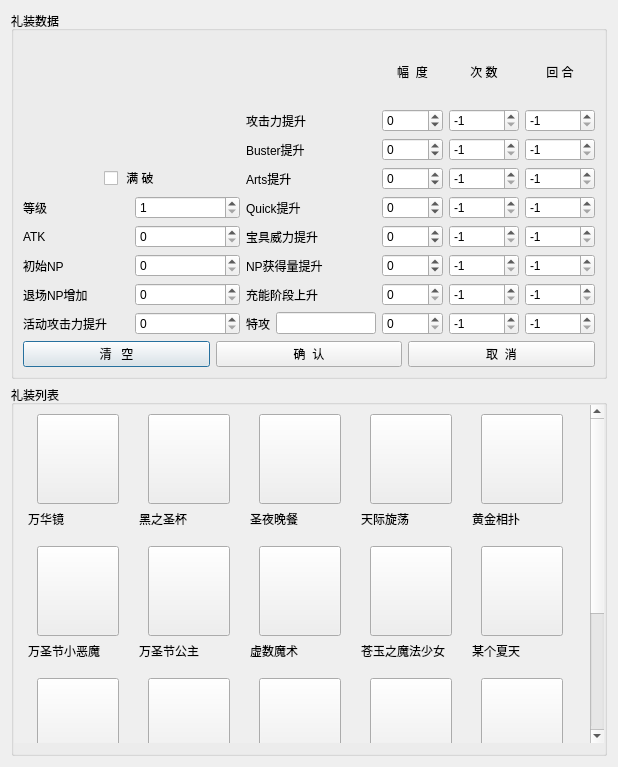
<?xml version="1.0" encoding="UTF-8"?>
<ui version="4.0">
 <class>Dialog</class>
 <widget class="QDialog" name="Dialog">
  <property name="geometry">
   <rect>
    <x>0</x>
    <y>0</y>
    <width>614</width>
    <height>767</height>
   </rect>
  </property>
  <property name="windowTitle">
   <string>选择概念礼装</string>
  </property>
  <layout class="QVBoxLayout" name="verticalLayout">
   <item>
    <widget class="QGroupBox" name="groupBox">
     <property name="title">
      <string>礼装数据</string>
     </property>
     <layout class="QVBoxLayout" name="verticalLayout_3">
      <item>
       <layout class="QHBoxLayout" name="horizontalLayout_2">
        <item>
         <layout class="QVBoxLayout" name="verticalLayout_2">
          <item>
           <layout class="QHBoxLayout" name="horizontalLayout_4">
            <item>
             <widget class="QLabel" name="label_costume_pic">
              <property name="minimumSize">
               <size>
                <width>110</width>
                <height>120</height>
               </size>
              </property>
              <property name="maximumSize">
               <size>
                <width>110</width>
                <height>120</height>
               </size>
              </property>
              <property name="frameShape">
               <enum>QFrame::NoFrame</enum>
              </property>
              <property name="frameShadow">
               <enum>QFrame::Plain</enum>
              </property>
              <property name="lineWidth">
               <number>1</number>
              </property>
              <property name="text">
               <string/>
              </property>
             </widget>
            </item>
           </layout>
          </item>
          <item>
           <layout class="QHBoxLayout" name="horizontalLayout_11">
            <item>
             <spacer name="horizontalSpacer_2">
              <property name="orientation">
               <enum>Qt::Horizontal</enum>
              </property>
              <property name="sizeHint" stdset="0">
               <size>
                <width>40</width>
                <height>20</height>
               </size>
              </property>
             </spacer>
            </item>
            <item>
             <widget class="QCheckBox" name="check_full">
              <property name="text">
               <string> 满 破</string>
              </property>
             </widget>
            </item>
            <item>
             <spacer name="horizontalSpacer">
              <property name="orientation">
               <enum>Qt::Horizontal</enum>
              </property>
              <property name="sizeHint" stdset="0">
               <size>
                <width>40</width>
                <height>20</height>
               </size>
              </property>
             </spacer>
            </item>
           </layout>
          </item>
          <item>
           <layout class="QGridLayout" name="gridLayout_5">
            <item row="0" column="0">
             <widget class="QLabel" name="label_11">
              <property name="text">
               <string>等级</string>
              </property>
             </widget>
            </item>
            <item row="0" column="1">
             <widget class="QSpinBox" name="box_level">
              <property name="minimum">
               <number>1</number>
              </property>
              <property name="maximum">
               <number>100</number>
              </property>
             </widget>
            </item>
            <item row="1" column="1">
             <widget class="QSpinBox" name="box_atk">
              <property name="maximum">
               <number>10000</number>
              </property>
             </widget>
            </item>
            <item row="2" column="1">
             <widget class="QSpinBox" name="box_np_start">
              <property name="maximum">
               <number>500</number>
              </property>
             </widget>
            </item>
            <item row="1" column="0">
             <widget class="QLabel" name="label_12">
              <property name="text">
               <string>ATK</string>
              </property>
             </widget>
            </item>
            <item row="2" column="0">
             <widget class="QLabel" name="label_10">
              <property name="text">
               <string>初始NP</string>
              </property>
             </widget>
            </item>
            <item row="3" column="1">
             <widget class="QSpinBox" name="box_np_end">
              <property name="maximum">
               <number>500</number>
              </property>
             </widget>
            </item>
            <item row="3" column="0">
             <widget class="QLabel" name="label_28">
              <property name="text">
               <string>退场NP增加 </string>
              </property>
             </widget>
            </item>
            <item row="4" column="0">
             <widget class="QLabel" name="label_33">
              <property name="text">
               <string>活动攻击力提升</string>
              </property>
             </widget>
            </item>
            <item row="4" column="1">
             <widget class="QSpinBox" name="box_np_event">
              <property name="maximum">
               <number>500</number>
              </property>
             </widget>
            </item>
           </layout>
          </item>
         </layout>
        </item>
        <item>
         <layout class="QGridLayout" name="gridLayout">
          <item row="4" column="4">
           <widget class="QSpinBox" name="box_quick_round">
            <property name="minimum">
             <number>-1</number>
            </property>
            <property name="value">
             <number>-1</number>
            </property>
           </widget>
          </item>
          <item row="8" column="3">
           <widget class="QSpinBox" name="box_attribute_times">
            <property name="minimum">
             <number>-1</number>
            </property>
            <property name="value">
             <number>-1</number>
            </property>
           </widget>
          </item>
          <item row="5" column="1">
           <widget class="QLabel" name="label_5">
            <property name="sizePolicy">
             <sizepolicy hsizetype="Minimum" vsizetype="Preferred">
              <horstretch>0</horstretch>
              <verstretch>0</verstretch>
             </sizepolicy>
            </property>
            <property name="text">
             <string>宝具威力提升</string>
            </property>
           </widget>
          </item>
          <item row="2" column="4">
           <widget class="QSpinBox" name="box_buster_round">
            <property name="minimum">
             <number>-1</number>
            </property>
            <property name="value">
             <number>-1</number>
            </property>
           </widget>
          </item>
          <item row="0" column="2">
           <widget class="QLabel" name="label_29">
            <property name="sizePolicy">
             <sizepolicy hsizetype="Minimum" vsizetype="Preferred">
              <horstretch>0</horstretch>
              <verstretch>0</verstretch>
             </sizepolicy>
            </property>
            <property name="text">
             <string>幅  度</string>
            </property>
            <property name="alignment">
             <set>Qt::AlignCenter</set>
            </property>
           </widget>
          </item>
          <item row="1" column="1">
           <widget class="QLabel" name="label_4">
            <property name="sizePolicy">
             <sizepolicy hsizetype="Minimum" vsizetype="Preferred">
              <horstretch>0</horstretch>
              <verstretch>0</verstretch>
             </sizepolicy>
            </property>
            <property name="text">
             <string>攻击力提升</string>
            </property>
           </widget>
          </item>
          <item row="1" column="2">
           <widget class="QSpinBox" name="box_attack">
            <property name="minimum">
             <number>-1000</number>
            </property>
            <property name="maximum">
             <number>1000</number>
            </property>
           </widget>
          </item>
          <item row="7" column="1">
           <widget class="QLabel" name="label_32">
            <property name="sizePolicy">
             <sizepolicy hsizetype="Minimum" vsizetype="Preferred">
              <horstretch>0</horstretch>
              <verstretch>0</verstretch>
             </sizepolicy>
            </property>
            <property name="text">
             <string>充能阶段上升</string>
            </property>
           </widget>
          </item>
          <item row="8" column="2">
           <layout class="QHBoxLayout" name="horizontalLayout">
            <item>
             <widget class="QSpinBox" name="box_attribute">
              <property name="sizePolicy">
               <sizepolicy hsizetype="Expanding" vsizetype="Fixed">
                <horstretch>0</horstretch>
                <verstretch>0</verstretch>
               </sizepolicy>
              </property>
              <property name="maximum">
               <number>10000</number>
              </property>
             </widget>
            </item>
           </layout>
          </item>
          <item row="7" column="2">
           <widget class="QSpinBox" name="box_oc">
            <property name="maximum">
             <number>4</number>
            </property>
           </widget>
          </item>
          <item row="6" column="3">
           <widget class="QSpinBox" name="box_np_gain_times">
            <property name="minimum">
             <number>-1</number>
            </property>
            <property name="value">
             <number>-1</number>
            </property>
           </widget>
          </item>
          <item row="7" column="4">
           <widget class="QSpinBox" name="box_oc_round">
            <property name="minimum">
             <number>-1</number>
            </property>
            <property name="value">
             <number>-1</number>
            </property>
           </widget>
          </item>
          <item row="0" column="4">
           <widget class="QLabel" name="label_31">
            <property name="sizePolicy">
             <sizepolicy hsizetype="Minimum" vsizetype="Preferred">
              <horstretch>0</horstretch>
              <verstretch>0</verstretch>
             </sizepolicy>
            </property>
            <property name="minimumSize">
             <size>
              <width>70</width>
              <height>0</height>
             </size>
            </property>
            <property name="maximumSize">
             <size>
              <width>50</width>
              <height>16777215</height>
             </size>
            </property>
            <property name="text">
             <string>回 合</string>
            </property>
            <property name="alignment">
             <set>Qt::AlignCenter</set>
            </property>
           </widget>
          </item>
          <item row="7" column="3">
           <widget class="QSpinBox" name="box_oc_times">
            <property name="minimum">
             <number>-1</number>
            </property>
            <property name="value">
             <number>-1</number>
            </property>
           </widget>
          </item>
          <item row="3" column="2">
           <widget class="QSpinBox" name="box_arts">
            <property name="minimum">
             <number>-1000</number>
            </property>
            <property name="maximum">
             <number>1000</number>
            </property>
           </widget>
          </item>
          <item row="1" column="3">
           <widget class="QSpinBox" name="box_attack_times">
            <property name="minimum">
             <number>-1</number>
            </property>
            <property name="value">
             <number>-1</number>
            </property>
           </widget>
          </item>
          <item row="2" column="1">
           <widget class="QLabel" name="label">
            <property name="sizePolicy">
             <sizepolicy hsizetype="Minimum" vsizetype="Preferred">
              <horstretch>0</horstretch>
              <verstretch>0</verstretch>
             </sizepolicy>
            </property>
            <property name="text">
             <string>Buster提升</string>
            </property>
           </widget>
          </item>
          <item row="5" column="3">
           <widget class="QSpinBox" name="box_np_times">
            <property name="minimum">
             <number>-1</number>
            </property>
            <property name="value">
             <number>-1</number>
            </property>
           </widget>
          </item>
          <item row="5" column="2">
           <widget class="QSpinBox" name="box_np">
            <property name="minimum">
             <number>-1000</number>
            </property>
            <property name="maximum">
             <number>1000</number>
            </property>
           </widget>
          </item>
          <item row="2" column="2">
           <widget class="QSpinBox" name="box_buster">
            <property name="minimum">
             <number>-1000</number>
            </property>
            <property name="maximum">
             <number>1000</number>
            </property>
           </widget>
          </item>
          <item row="4" column="3">
           <widget class="QSpinBox" name="box_quick_times">
            <property name="minimum">
             <number>-1</number>
            </property>
            <property name="value">
             <number>-1</number>
            </property>
           </widget>
          </item>
          <item row="3" column="3">
           <widget class="QSpinBox" name="box_arts_times">
            <property name="minimum">
             <number>-1</number>
            </property>
            <property name="value">
             <number>-1</number>
            </property>
           </widget>
          </item>
          <item row="6" column="2">
           <widget class="QSpinBox" name="box_np_gain">
            <property name="minimum">
             <number>-1000</number>
            </property>
            <property name="maximum">
             <number>1000</number>
            </property>
           </widget>
          </item>
          <item row="3" column="4">
           <widget class="QSpinBox" name="box_arts_round">
            <property name="minimum">
             <number>-1</number>
            </property>
            <property name="value">
             <number>-1</number>
            </property>
           </widget>
          </item>
          <item row="6" column="4">
           <widget class="QSpinBox" name="box_np_gain_round">
            <property name="minimum">
             <number>-1</number>
            </property>
            <property name="value">
             <number>-1</number>
            </property>
           </widget>
          </item>
          <item row="3" column="1">
           <widget class="QLabel" name="label_2">
            <property name="sizePolicy">
             <sizepolicy hsizetype="Minimum" vsizetype="Preferred">
              <horstretch>0</horstretch>
              <verstretch>0</verstretch>
             </sizepolicy>
            </property>
            <property name="text">
             <string>Arts提升</string>
            </property>
           </widget>
          </item>
          <item row="1" column="4">
           <widget class="QSpinBox" name="box_attack_round">
            <property name="minimum">
             <number>-1</number>
            </property>
            <property name="value">
             <number>-1</number>
            </property>
           </widget>
          </item>
          <item row="5" column="4">
           <widget class="QSpinBox" name="box_np_round">
            <property name="minimum">
             <number>-1</number>
            </property>
            <property name="value">
             <number>-1</number>
            </property>
           </widget>
          </item>
          <item row="8" column="1">
           <layout class="QHBoxLayout" name="horizontalLayout_3">
            <item>
             <widget class="QLabel" name="label_35">
              <property name="text">
               <string>特攻</string>
              </property>
             </widget>
            </item>
            <item>
             <widget class="QLineEdit" name="lineEdit_attribute">
              <property name="maximumSize">
               <size>
                <width>100</width>
                <height>16777215</height>
               </size>
              </property>
             </widget>
            </item>
           </layout>
          </item>
          <item row="6" column="1">
           <widget class="QLabel" name="label_6">
            <property name="sizePolicy">
             <sizepolicy hsizetype="Minimum" vsizetype="Preferred">
              <horstretch>0</horstretch>
              <verstretch>0</verstretch>
             </sizepolicy>
            </property>
            <property name="text">
             <string>NP获得量提升</string>
            </property>
           </widget>
          </item>
          <item row="4" column="2">
           <widget class="QSpinBox" name="box_quick">
            <property name="minimum">
             <number>-1000</number>
            </property>
            <property name="maximum">
             <number>1000</number>
            </property>
           </widget>
          </item>
          <item row="8" column="4">
           <widget class="QSpinBox" name="box_attribute_round">
            <property name="minimum">
             <number>-1</number>
            </property>
            <property name="value">
             <number>-1</number>
            </property>
           </widget>
          </item>
          <item row="4" column="1">
           <widget class="QLabel" name="label_3">
            <property name="sizePolicy">
             <sizepolicy hsizetype="Minimum" vsizetype="Preferred">
              <horstretch>0</horstretch>
              <verstretch>0</verstretch>
             </sizepolicy>
            </property>
            <property name="text">
             <string>Quick提升</string>
            </property>
           </widget>
          </item>
          <item row="0" column="3">
           <widget class="QLabel" name="label_30">
            <property name="sizePolicy">
             <sizepolicy hsizetype="Minimum" vsizetype="Preferred">
              <horstretch>0</horstretch>
              <verstretch>0</verstretch>
             </sizepolicy>
            </property>
            <property name="minimumSize">
             <size>
              <width>70</width>
              <height>0</height>
             </size>
            </property>
            <property name="maximumSize">
             <size>
              <width>100</width>
              <height>16777215</height>
             </size>
            </property>
            <property name="text">
             <string>次 数</string>
            </property>
            <property name="alignment">
             <set>Qt::AlignCenter</set>
            </property>
           </widget>
          </item>
          <item row="2" column="3">
           <widget class="QSpinBox" name="box_buster_times">
            <property name="minimum">
             <number>-1</number>
            </property>
            <property name="value">
             <number>-1</number>
            </property>
           </widget>
          </item>
         </layout>
        </item>
       </layout>
      </item>
      <item>
       <layout class="QHBoxLayout" name="horizontalLayout_19">
        <item>
         <widget class="QPushButton" name="btn_reset">
          <property name="text">
           <string>清   空</string>
          </property>
         </widget>
        </item>
        <item>
         <widget class="QPushButton" name="btn_confirm">
          <property name="text">
           <string>确  认</string>
          </property>
         </widget>
        </item>
        <item>
         <widget class="QPushButton" name="btn_cancle">
          <property name="text">
           <string>取  消</string>
          </property>
         </widget>
        </item>
       </layout>
      </item>
     </layout>
    </widget>
   </item>
   <item>
    <widget class="QGroupBox" name="groupBox_2">
     <property name="title">
      <string>礼装列表</string>
     </property>
     <layout class="QVBoxLayout" name="verticalLayout_4">
      <property name="leftMargin">
       <number>0</number>
      </property>
      <property name="topMargin">
       <number>0</number>
      </property>
      <property name="rightMargin">
       <number>0</number>
      </property>
      <property name="bottomMargin">
       <number>10</number>
      </property>
      <item>
       <widget class="QScrollArea" name="scrollArea">
        <property name="minimumSize">
         <size>
          <width>590</width>
          <height>0</height>
         </size>
        </property>
        <property name="frameShape">
         <enum>QFrame::NoFrame</enum>
        </property>
        <property name="verticalScrollBarPolicy">
         <enum>Qt::ScrollBarAlwaysOn</enum>
        </property>
        <property name="widgetResizable">
         <bool>true</bool>
        </property>
        <widget class="QWidget" name="scrollAreaWidgetContents">
         <property name="geometry">
          <rect>
           <x>0</x>
           <y>0</y>
           <width>569</width>
           <height>561</height>
          </rect>
         </property>
         <layout class="QVBoxLayout" name="verticalLayout_5">
          <item>
           <layout class="QGridLayout" name="gridLayout_3">
            <item row="6" column="3">
             <layout class="QHBoxLayout" name="horizontalLayout_14">
              <item>
               <widget class="QPushButton" name="btn_000">
                <property name="minimumSize">
                 <size>
                  <width>82</width>
                  <height>90</height>
                 </size>
                </property>
                <property name="maximumSize">
                 <size>
                  <width>82</width>
                  <height>90</height>
                 </size>
                </property>
                <property name="text">
                 <string/>
                </property>
                <property name="iconSize">
                 <size>
                  <width>82</width>
                  <height>90</height>
                 </size>
                </property>
               </widget>
              </item>
             </layout>
            </item>
            <item row="4" column="2">
             <layout class="QHBoxLayout" name="horizontalLayout_22">
              <item>
               <widget class="QPushButton" name="btn_871">
                <property name="minimumSize">
                 <size>
                  <width>82</width>
                  <height>90</height>
                 </size>
                </property>
                <property name="maximumSize">
                 <size>
                  <width>82</width>
                  <height>90</height>
                 </size>
                </property>
                <property name="text">
                 <string/>
                </property>
                <property name="iconSize">
                 <size>
                  <width>82</width>
                  <height>90</height>
                 </size>
                </property>
               </widget>
              </item>
             </layout>
            </item>
            <item row="5" column="0">
             <widget class="QLabel" name="label_17">
              <property name="minimumSize">
               <size>
                <width>0</width>
                <height>30</height>
               </size>
              </property>
              <property name="text">
               <string>潜入湛蓝</string>
              </property>
              <property name="alignment">
               <set>Qt::AlignLeading|Qt::AlignLeft|Qt::AlignTop</set>
              </property>
             </widget>
            </item>
            <item row="6" column="0">
             <layout class="QHBoxLayout" name="horizontalLayout_30">
              <item>
               <widget class="QPushButton" name="btn_265">
                <property name="minimumSize">
                 <size>
                  <width>82</width>
                  <height>90</height>
                 </size>
                </property>
                <property name="maximumSize">
                 <size>
                  <width>82</width>
                  <height>90</height>
                 </size>
                </property>
                <property name="text">
                 <string/>
                </property>
                <property name="iconSize">
                 <size>
                  <width>82</width>
                  <height>90</height>
                 </size>
                </property>
               </widget>
              </item>
             </layout>
            </item>
            <item row="4" column="0">
             <layout class="QHBoxLayout" name="horizontalLayout_25">
              <item>
               <widget class="QPushButton" name="btn_655">
                <property name="minimumSize">
                 <size>
                  <width>82</width>
                  <height>90</height>
                 </size>
                </property>
                <property name="maximumSize">
                 <size>
                  <width>82</width>
                  <height>90</height>
                 </size>
                </property>
                <property name="text">
                 <string/>
                </property>
                <property name="iconSize">
                 <size>
                  <width>82</width>
                  <height>90</height>
                 </size>
                </property>
               </widget>
              </item>
             </layout>
            </item>
            <item row="1" column="4">
             <widget class="QLabel" name="label_15">
              <property name="minimumSize">
               <size>
                <width>100</width>
                <height>0</height>
               </size>
              </property>
              <property name="text">
               <string>黄金相扑</string>
              </property>
              <property name="alignment">
               <set>Qt::AlignLeading|Qt::AlignLeft|Qt::AlignTop</set>
              </property>
             </widget>
            </item>
            <item row="5" column="1">
             <widget class="QLabel" name="label_22">
              <property name="text">
               <string>去往远方的巡礼</string>
              </property>
              <property name="alignment">
               <set>Qt::AlignLeading|Qt::AlignLeft|Qt::AlignTop</set>
              </property>
             </widget>
            </item>
            <item row="5" column="2">
             <widget class="QLabel" name="label_23">
              <property name="text">
               <string>绘画之夏</string>
              </property>
              <property name="alignment">
               <set>Qt::AlignLeading|Qt::AlignLeft|Qt::AlignTop</set>
              </property>
             </widget>
            </item>
            <item row="6" column="2">
             <layout class="QHBoxLayout" name="horizontalLayout_13">
              <item>
               <widget class="QPushButton" name="btn_400">
                <property name="minimumSize">
                 <size>
                  <width>82</width>
                  <height>90</height>
                 </size>
                </property>
                <property name="maximumSize">
                 <size>
                  <width>82</width>
                  <height>90</height>
                 </size>
                </property>
                <property name="text">
                 <string/>
                </property>
                <property name="iconSize">
                 <size>
                  <width>82</width>
                  <height>90</height>
                 </size>
                </property>
               </widget>
              </item>
             </layout>
            </item>
            <item row="0" column="0">
             <layout class="QHBoxLayout" name="horizontalLayout_5">
              <item>
               <widget class="QPushButton" name="btn_034">
                <property name="minimumSize">
                 <size>
                  <width>82</width>
                  <height>90</height>
                 </size>
                </property>
                <property name="maximumSize">
                 <size>
                  <width>82</width>
                  <height>90</height>
                 </size>
                </property>
                <property name="text">
                 <string/>
                </property>
                <property name="iconSize">
                 <size>
                  <width>82</width>
                  <height>90</height>
                 </size>
                </property>
               </widget>
              </item>
             </layout>
            </item>
            <item row="2" column="4">
             <layout class="QHBoxLayout" name="horizontalLayout_29">
              <item>
               <widget class="QPushButton" name="btn_570">
                <property name="minimumSize">
                 <size>
                  <width>82</width>
                  <height>90</height>
                 </size>
                </property>
                <property name="maximumSize">
                 <size>
                  <width>82</width>
                  <height>90</height>
                 </size>
                </property>
                <property name="text">
                 <string/>
                </property>
                <property name="iconSize">
                 <size>
                  <width>82</width>
                  <height>90</height>
                 </size>
                </property>
               </widget>
              </item>
             </layout>
            </item>
            <item row="2" column="1">
             <layout class="QHBoxLayout" name="horizontalLayout_26">
              <item>
               <widget class="QPushButton" name="btn_052">
                <property name="minimumSize">
                 <size>
                  <width>82</width>
                  <height>90</height>
                 </size>
                </property>
                <property name="maximumSize">
                 <size>
                  <width>82</width>
                  <height>90</height>
                 </size>
                </property>
                <property name="text">
                 <string/>
                </property>
                <property name="iconSize">
                 <size>
                  <width>82</width>
                  <height>90</height>
                 </size>
                </property>
               </widget>
              </item>
             </layout>
            </item>
            <item row="3" column="0">
             <widget class="QLabel" name="label_14">
              <property name="minimumSize">
               <size>
                <width>100</width>
                <height>30</height>
               </size>
              </property>
              <property name="text">
               <string>万圣节小恶魔</string>
              </property>
              <property name="alignment">
               <set>Qt::AlignLeading|Qt::AlignLeft|Qt::AlignTop</set>
              </property>
             </widget>
            </item>
            <item row="4" column="4">
             <layout class="QHBoxLayout" name="horizontalLayout_24">
              <item>
               <widget class="QPushButton" name="btn_295">
                <property name="minimumSize">
                 <size>
                  <width>82</width>
                  <height>90</height>
                 </size>
                </property>
                <property name="maximumSize">
                 <size>
                  <width>82</width>
                  <height>90</height>
                 </size>
                </property>
                <property name="text">
                 <string/>
                </property>
                <property name="iconSize">
                 <size>
                  <width>82</width>
                  <height>90</height>
                 </size>
                </property>
               </widget>
              </item>
             </layout>
            </item>
            <item row="0" column="4">
             <layout class="QHBoxLayout" name="horizontalLayout_15">
              <item>
               <widget class="QPushButton" name="btn_261">
                <property name="minimumSize">
                 <size>
                  <width>82</width>
                  <height>90</height>
                 </size>
                </property>
                <property name="maximumSize">
                 <size>
                  <width>82</width>
                  <height>90</height>
                 </size>
                </property>
                <property name="text">
                 <string/>
                </property>
                <property name="iconSize">
                 <size>
                  <width>82</width>
                  <height>90</height>
                 </size>
                </property>
               </widget>
              </item>
             </layout>
            </item>
            <item row="1" column="0">
             <widget class="QLabel" name="label_7">
              <property name="sizePolicy">
               <sizepolicy hsizetype="Preferred" vsizetype="Preferred">
                <horstretch>0</horstretch>
                <verstretch>0</verstretch>
               </sizepolicy>
              </property>
              <property name="minimumSize">
               <size>
                <width>0</width>
                <height>30</height>
               </size>
              </property>
              <property name="text">
               <string>万华镜</string>
              </property>
              <property name="alignment">
               <set>Qt::AlignLeading|Qt::AlignLeft|Qt::AlignTop</set>
              </property>
             </widget>
            </item>
            <item row="2" column="0">
             <layout class="QHBoxLayout" name="horizontalLayout_6">
              <item>
               <widget class="QPushButton" name="btn_053">
                <property name="minimumSize">
                 <size>
                  <width>82</width>
                  <height>90</height>
                 </size>
                </property>
                <property name="maximumSize">
                 <size>
                  <width>82</width>
                  <height>90</height>
                 </size>
                </property>
                <property name="text">
                 <string/>
                </property>
                <property name="iconSize">
                 <size>
                  <width>82</width>
                  <height>90</height>
                 </size>
                </property>
               </widget>
              </item>
             </layout>
            </item>
            <item row="3" column="1">
             <widget class="QLabel" name="label_18">
              <property name="text">
               <string>万圣节公主</string>
              </property>
              <property name="alignment">
               <set>Qt::AlignLeading|Qt::AlignLeft|Qt::AlignTop</set>
              </property>
             </widget>
            </item>
            <item row="3" column="4">
             <widget class="QLabel" name="label_16">
              <property name="text">
               <string>某个夏天</string>
              </property>
              <property name="alignment">
               <set>Qt::AlignLeading|Qt::AlignLeft|Qt::AlignTop</set>
              </property>
             </widget>
            </item>
            <item row="5" column="3">
             <widget class="QLabel" name="label_26">
              <property name="text">
               <string>圣诞节的轨迹</string>
              </property>
              <property name="alignment">
               <set>Qt::AlignLeading|Qt::AlignLeft|Qt::AlignTop</set>
              </property>
             </widget>
            </item>
            <item row="1" column="1">
             <widget class="QLabel" name="label_8">
              <property name="minimumSize">
               <size>
                <width>100</width>
                <height>0</height>
               </size>
              </property>
              <property name="text">
               <string>黑之圣杯</string>
              </property>
              <property name="alignment">
               <set>Qt::AlignLeading|Qt::AlignLeft|Qt::AlignTop</set>
              </property>
             </widget>
            </item>
            <item row="0" column="2">
             <layout class="QHBoxLayout" name="horizontalLayout_8">
              <item>
               <widget class="QPushButton" name="btn_390">
                <property name="minimumSize">
                 <size>
                  <width>82</width>
                  <height>90</height>
                 </size>
                </property>
                <property name="maximumSize">
                 <size>
                  <width>82</width>
                  <height>90</height>
                 </size>
                </property>
                <property name="text">
                 <string/>
                </property>
                <property name="iconSize">
                 <size>
                  <width>82</width>
                  <height>90</height>
                 </size>
                </property>
               </widget>
              </item>
             </layout>
            </item>
            <item row="2" column="3">
             <layout class="QHBoxLayout" name="horizontalLayout_28">
              <item>
               <widget class="QPushButton" name="btn_309">
                <property name="minimumSize">
                 <size>
                  <width>82</width>
                  <height>90</height>
                 </size>
                </property>
                <property name="maximumSize">
                 <size>
                  <width>82</width>
                  <height>90</height>
                 </size>
                </property>
                <property name="text">
                 <string/>
                </property>
                <property name="iconSize">
                 <size>
                  <width>82</width>
                  <height>90</height>
                 </size>
                </property>
               </widget>
              </item>
             </layout>
            </item>
            <item row="0" column="1">
             <layout class="QHBoxLayout" name="horizontalLayout_7">
              <item>
               <widget class="QPushButton" name="btn_048">
                <property name="minimumSize">
                 <size>
                  <width>82</width>
                  <height>90</height>
                 </size>
                </property>
                <property name="maximumSize">
                 <size>
                  <width>82</width>
                  <height>90</height>
                 </size>
                </property>
                <property name="text">
                 <string/>
                </property>
                <property name="iconSize">
                 <size>
                  <width>82</width>
                  <height>90</height>
                 </size>
                </property>
               </widget>
              </item>
             </layout>
            </item>
            <item row="3" column="2">
             <widget class="QLabel" name="label_19">
              <property name="text">
               <string>虚数魔术</string>
              </property>
              <property name="alignment">
               <set>Qt::AlignLeading|Qt::AlignLeft|Qt::AlignTop</set>
              </property>
             </widget>
            </item>
            <item row="4" column="1">
             <layout class="QHBoxLayout" name="horizontalLayout_21">
              <item>
               <widget class="QPushButton" name="btn_792">
                <property name="minimumSize">
                 <size>
                  <width>82</width>
                  <height>90</height>
                 </size>
                </property>
                <property name="maximumSize">
                 <size>
                  <width>82</width>
                  <height>90</height>
                 </size>
                </property>
                <property name="text">
                 <string/>
                </property>
                <property name="iconSize">
                 <size>
                  <width>82</width>
                  <height>90</height>
                 </size>
                </property>
               </widget>
              </item>
             </layout>
            </item>
            <item row="3" column="3">
             <widget class="QLabel" name="label_20">
              <property name="text">
               <string>苍玉之魔法少女</string>
              </property>
              <property name="alignment">
               <set>Qt::AlignLeading|Qt::AlignLeft|Qt::AlignTop</set>
              </property>
             </widget>
            </item>
            <item row="5" column="4">
             <widget class="QLabel" name="label_27">
              <property name="text">
               <string>海军骑士</string>
              </property>
              <property name="alignment">
               <set>Qt::AlignLeading|Qt::AlignLeft|Qt::AlignTop</set>
              </property>
             </widget>
            </item>
            <item row="7" column="0">
             <widget class="QLabel" name="label_24">
              <property name="minimumSize">
               <size>
                <width>0</width>
                <height>30</height>
               </size>
              </property>
              <property name="text">
               <string>卡姆兰之战</string>
              </property>
              <property name="alignment">
               <set>Qt::AlignLeading|Qt::AlignLeft|Qt::AlignTop</set>
              </property>
             </widget>
            </item>
            <item row="6" column="1">
             <layout class="QHBoxLayout" name="horizontalLayout_12">
              <item>
               <widget class="QPushButton" name="btn_181">
                <property name="minimumSize">
                 <size>
                  <width>82</width>
                  <height>90</height>
                 </size>
                </property>
                <property name="maximumSize">
                 <size>
                  <width>82</width>
                  <height>90</height>
                 </size>
                </property>
                <property name="text">
                 <string/>
                </property>
                <property name="iconSize">
                 <size>
                  <width>82</width>
                  <height>90</height>
                 </size>
                </property>
               </widget>
              </item>
             </layout>
            </item>
            <item row="7" column="1">
             <widget class="QLabel" name="label_25">
              <property name="text">
               <string>无慈悲者</string>
              </property>
              <property name="alignment">
               <set>Qt::AlignLeading|Qt::AlignLeft|Qt::AlignTop</set>
              </property>
             </widget>
            </item>
            <item row="1" column="2">
             <widget class="QLabel" name="label_9">
              <property name="minimumSize">
               <size>
                <width>100</width>
                <height>0</height>
               </size>
              </property>
              <property name="text">
               <string>圣夜晚餐</string>
              </property>
              <property name="alignment">
               <set>Qt::AlignLeading|Qt::AlignLeft|Qt::AlignTop</set>
              </property>
             </widget>
            </item>
            <item row="0" column="3">
             <layout class="QHBoxLayout" name="horizontalLayout_9">
              <item>
               <widget class="QPushButton" name="btn_683">
                <property name="minimumSize">
                 <size>
                  <width>82</width>
                  <height>90</height>
                 </size>
                </property>
                <property name="maximumSize">
                 <size>
                  <width>82</width>
                  <height>90</height>
                 </size>
                </property>
                <property name="text">
                 <string/>
                </property>
                <property name="iconSize">
                 <size>
                  <width>82</width>
                  <height>90</height>
                 </size>
                </property>
               </widget>
              </item>
             </layout>
            </item>
            <item row="4" column="3">
             <layout class="QHBoxLayout" name="horizontalLayout_23">
              <item>
               <widget class="QPushButton" name="btn_1126">
                <property name="minimumSize">
                 <size>
                  <width>82</width>
                  <height>90</height>
                 </size>
                </property>
                <property name="maximumSize">
                 <size>
                  <width>82</width>
                  <height>90</height>
                 </size>
                </property>
                <property name="text">
                 <string/>
                </property>
                <property name="iconSize">
                 <size>
                  <width>82</width>
                  <height>90</height>
                 </size>
                </property>
               </widget>
              </item>
             </layout>
            </item>
            <item row="1" column="3">
             <widget class="QLabel" name="label_13">
              <property name="minimumSize">
               <size>
                <width>100</width>
                <height>0</height>
               </size>
              </property>
              <property name="text">
               <string>天际旋荡</string>
              </property>
              <property name="alignment">
               <set>Qt::AlignLeading|Qt::AlignLeft|Qt::AlignTop</set>
              </property>
             </widget>
            </item>
            <item row="7" column="3">
             <widget class="QLabel" name="label_21">
              <property name="text">
               <string>自定义</string>
              </property>
              <property name="alignment">
               <set>Qt::AlignLeading|Qt::AlignLeft|Qt::AlignTop</set>
              </property>
             </widget>
            </item>
            <item row="2" column="2">
             <layout class="QHBoxLayout" name="horizontalLayout_27">
              <item>
               <widget class="QPushButton" name="btn_028">
                <property name="minimumSize">
                 <size>
                  <width>82</width>
                  <height>90</height>
                 </size>
                </property>
                <property name="maximumSize">
                 <size>
                  <width>82</width>
                  <height>90</height>
                 </size>
                </property>
                <property name="text">
                 <string/>
                </property>
                <property name="iconSize">
                 <size>
                  <width>82</width>
                  <height>90</height>
                 </size>
                </property>
               </widget>
              </item>
             </layout>
            </item>
            <item row="7" column="2">
             <widget class="QLabel" name="label_34">
              <property name="text">
               <string>魔性菩萨</string>
              </property>
              <property name="alignment">
               <set>Qt::AlignLeading|Qt::AlignLeft|Qt::AlignTop</set>
              </property>
             </widget>
            </item>
           </layout>
          </item>
         </layout>
        </widget>
       </widget>
      </item>
     </layout>
    </widget>
   </item>
  </layout>
 </widget>
 <resources/>
 <connections/>
</ui>
